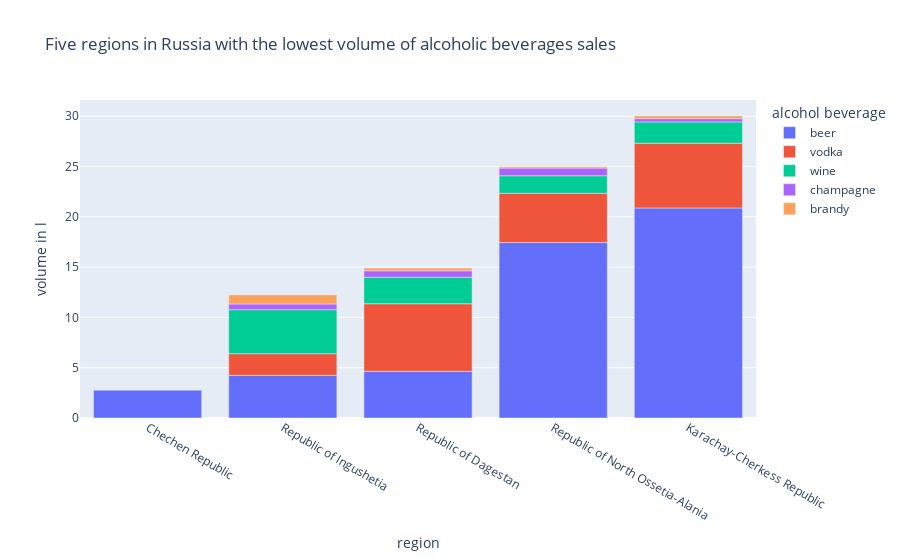

Notebook code cell kept with this figure:
### Markdown cell above
It isn't surprising that the two regions with the most alcohol sales are Moscow and Saint-Petersburg, but it is however interesting that the following few regions are very remote regions such as Yamalo-Nenets Autonomous Okrug or the Komi republic.

### Code cell
fig = px.bar(df_region.sort_values(by = "total_volume_mean", ascending = True).head(5), x='region', y=drink_cat,
            title = "Five regions in Russia with the lowest volume of alcoholic beverages sales",
            labels = {"value": "volume in l","variable":"alcohol beverage"})#.update_xaxes(categoryorder="total descending")
fig.show()

### Figure 1 — Plotly figure (JSON) as saved in the notebook; plotly's stock layout.template omitted (floating-point values rounded to 4 significant figures)
{"data": [{"alignmentgroup": "True", "hovertemplate": "alcohol beverage=beer<br>region=%{x}<br>volume in l=%{y}<extra></extra>", "legendgroup": "beer", "marker": {"color": "#636efa", "pattern": {"shape": ""}}, "name": "beer", "offsetgroup": "beer", "orientation": "v", "showlegend": true, "textposition": "auto", "type": "bar", "x": ["Chechen Republic", "Republic of Ingushetia", "Republic of Dagestan", "Republic of North Ossetia-Alania", "Karachay-Cherkess Republic"], "xaxis": "x", "y": [2.767, 4.233, 4.644, 17.44, 20.88], "yaxis": "y"}, {"alignmentgroup": "True", "hovertemplate": "alcohol beverage=vodka<br>region=%{x}<br>volume in l=%{y}<extra></extra>", "legendgroup": "vodka", "marker": {"color": "#EF553B", "pattern": {"shape": ""}}, "name": "vodka", "offsetgroup": "vodka", "orientation": "v", "showlegend": true, "textposition": "auto", "type": "bar", "x": ["Chechen Republic", "Republic of Ingushetia", "Republic of Dagestan", "Republic of North Ossetia-Alania", "Karachay-Cherkess Republic"], "xaxis": "x", "y": [null, 2.161, 6.715, 4.897, 6.435], "yaxis": "y"}, {"alignmentgroup": "True", "hovertemplate": "alcohol beverage=wine<br>region=%{x}<br>volume in l=%{y}<extra></extra>", "legendgroup": "wine", "marker": {"color": "#00cc96", "pattern": {"shape": ""}}, "name": "wine", "offsetgroup": "wine", "orientation": "v", "showlegend": true, "textposition": "auto", "type": "bar", "x": ["Chechen Republic", "Republic of Ingushetia", "Republic of Dagestan", "Republic of North Ossetia-Alania", "Karachay-Cherkess Republic"], "xaxis": "x", "y": [null, 4.371, 2.635, 1.743, 2.119], "yaxis": "y"}, {"alignmentgroup": "True", "hovertemplate": "alcohol beverage=champagne<br>region=%{x}<br>volume in l=%{y}<extra></extra>", "legendgroup": "champagne", "marker": {"color": "#ab63fa", "pattern": {"shape": ""}}, "name": "champagne", "offsetgroup": "champagne", "orientation": "v", "showlegend": true, "textposition": "auto", "type": "bar", "x": ["Chechen Republic", "Republic of Ingushetia", "Republic of Dagestan", "Republic of North Ossetia-Alania", "Karachay-Cherkess Republic"], "xaxis": "x", "y": [null, 0.5714, 0.6411, 0.7674, 0.3195], "yaxis": "y"}, {"alignmentgroup": "True", "hovertemplate": "alcohol beverage=brandy<br>region=%{x}<br>volume in l=%{y}<extra></extra>", "legendgroup": "brandy", "marker": {"color": "#FFA15A", "pattern": {"shape": ""}}, "name": "brandy", "offsetgroup": "brandy", "orientation": "v", "showlegend": true, "textposition": "auto", "type": "bar", "x": ["Chechen Republic", "Republic of Ingushetia", "Republic of Dagestan", "Republic of North Ossetia-Alania", "Karachay-Cherkess Republic"], "xaxis": "x", "y": [null, 0.9, 0.2721, 0.14, 0.2758], "yaxis": "y"}], "layout": {"barmode": "relative", "legend": {"title": {"text": "alcohol beverage"}, "tracegroupgap": 0}, "title": {"text": "Five regions in Russia with the lowest volume of alcoholic beverages sales"}, "xaxis": {"anchor": "y", "domain": [0, 1], "title": {"text": "region"}}, "yaxis": {"anchor": "x", "domain": [0, 1], "title": {"text": "volume in l"}}}}
